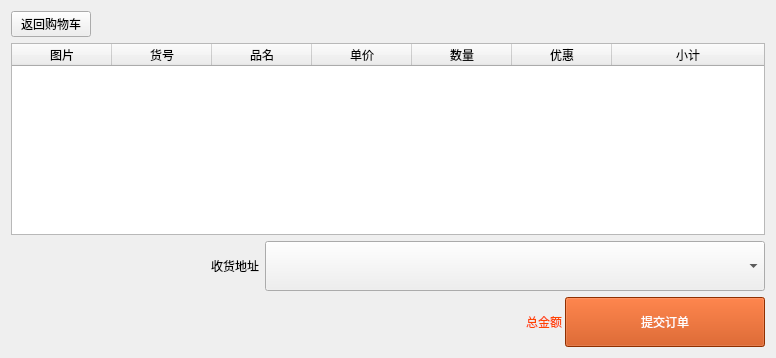
          <widget class="QWidget" name="pageCheckout">
           <layout class="QVBoxLayout" name="verticalLayout_9">
            <item>
             <layout class="QHBoxLayout" name="horizontalLayout_16">
              <item>
               <widget class="QPushButton" name="pushButtonBackToCart">
                <property name="text">
                 <string>返回购物车</string>
                </property>
                <property name="icon">
                 <iconset resource="res/res.qrc">
                  <normaloff>:/icons-light/backward.png</normaloff>:/icons-light/backward.png</iconset>
                </property>
                <property name="iconSize">
                 <size>
                  <width>50</width>
                  <height>50</height>
                 </size>
                </property>
               </widget>
              </item>
              <item>
               <spacer name="horizontalSpacer_19">
                <property name="orientation">
                 <enum>Qt::Horizontal</enum>
                </property>
                <property name="sizeHint" stdset="0">
                 <size>
                  <width>40</width>
                  <height>20</height>
                 </size>
                </property>
               </spacer>
              </item>
             </layout>
            </item>
            <item>
             <widget class="QTableWidget" name="tableWidgetCheckout">
              <property name="editTriggers">
               <set>QAbstractItemView::NoEditTriggers</set>
              </property>
              <property name="showDropIndicator" stdset="0">
               <bool>false</bool>
              </property>
              <property name="selectionMode">
               <enum>QAbstractItemView::SingleSelection</enum>
              </property>
              <property name="selectionBehavior">
               <enum>QAbstractItemView::SelectRows</enum>
              </property>
              <property name="showGrid">
               <bool>false</bool>
              </property>
              <property name="sortingEnabled">
               <bool>true</bool>
              </property>
              <attribute name="horizontalHeaderStretchLastSection">
               <bool>true</bool>
              </attribute>
              <attribute name="verticalHeaderVisible">
               <bool>false</bool>
              </attribute>
              <attribute name="verticalHeaderDefaultSectionSize">
               <number>100</number>
              </attribute>
              <attribute name="verticalHeaderMinimumSectionSize">
               <number>100</number>
              </attribute>
              <column>
               <property name="text">
                <string>图片</string>
               </property>
              </column>
              <column>
               <property name="text">
                <string>货号</string>
               </property>
              </column>
              <column>
               <property name="text">
                <string>品名</string>
               </property>
              </column>
              <column>
               <property name="text">
                <string>单价</string>
               </property>
              </column>
              <column>
               <property name="text">
                <string>数量</string>
               </property>
              </column>
              <column>
               <property name="text">
                <string>优惠</string>
               </property>
              </column>
              <column>
               <property name="text">
                <string>小计</string>
               </property>
              </column>
             </widget>
            </item>
            <item>
             <layout class="QHBoxLayout" name="horizontalLayout_6">
              <item>
               <spacer name="horizontalSpacer_20">
                <property name="orientation">
                 <enum>Qt::Horizontal</enum>
                </property>
                <property name="sizeType">
                 <enum>QSizePolicy::Maximum</enum>
                </property>
                <property name="sizeHint" stdset="0">
                 <size>
                  <width>200</width>
                  <height>20</height>
                 </size>
                </property>
               </spacer>
              </item>
              <item>
               <widget class="QLabel" name="labelCOAddr">
                <property name="text">
                 <string>收货地址</string>
                </property>
               </widget>
              </item>
              <item>
               <widget class="QComboBox" name="comboBoxCOAddr">
                <property name="sizePolicy">
                 <sizepolicy hsizetype="Expanding" vsizetype="Fixed">
                  <horstretch>0</horstretch>
                  <verstretch>0</verstretch>
                 </sizepolicy>
                </property>
                <property name="minimumSize">
                 <size>
                  <width>500</width>
                  <height>50</height>
                 </size>
                </property>
                <property name="sizeAdjustPolicy">
                 <enum>QComboBox::AdjustToMinimumContentsLength</enum>
                </property>
               </widget>
              </item>
             </layout>
            </item>
            <item>
             <layout class="QHBoxLayout" name="horizontalLayout_22">
              <property name="spacing">
               <number>3</number>
              </property>
              <item>
               <spacer name="horizontalSpacer_18">
                <property name="orientation">
                 <enum>Qt::Horizontal</enum>
                </property>
                <property name="sizeType">
                 <enum>QSizePolicy::MinimumExpanding</enum>
                </property>
                <property name="sizeHint" stdset="0">
                 <size>
                  <width>40</width>
                  <height>20</height>
                 </size>
                </property>
               </spacer>
              </item>
              <item>
               <widget class="QLabel" name="labelCOPriceTotal">
                <property name="styleSheet">
                 <string notr="true">border-color: rgb(255, 0, 0);
color: rgb(255, 68, 0);
font: 75 16pt &quot;XHei&quot;;</string>
                </property>
                <property name="text">
                 <string>总金额</string>
                </property>
               </widget>
              </item>
              <item>
               <widget class="QPushButton" name="pushButtonCOPay">
                <property name="minimumSize">
                 <size>
                  <width>200</width>
                  <height>50</height>
                 </size>
                </property>
                <property name="styleSheet">
                 <string notr="true">background-color: rgb(200, 66, 0);
color: white;
font: 75 14pt &quot;XHei&quot;;</string>
                </property>
                <property name="text">
                 <string>提交订单</string>
                </property>
                <property name="icon">
                 <iconset resource="res/res.qrc">
                  <normaloff>:/icons-light/check-64.png</normaloff>:/icons-light/check-64.png</iconset>
                </property>
                <property name="iconSize">
                 <size>
                  <width>30</width>
                  <height>30</height>
                 </size>
                </property>
               </widget>
              </item>
             </layout>
            </item>
           </layout>
          </widget>
